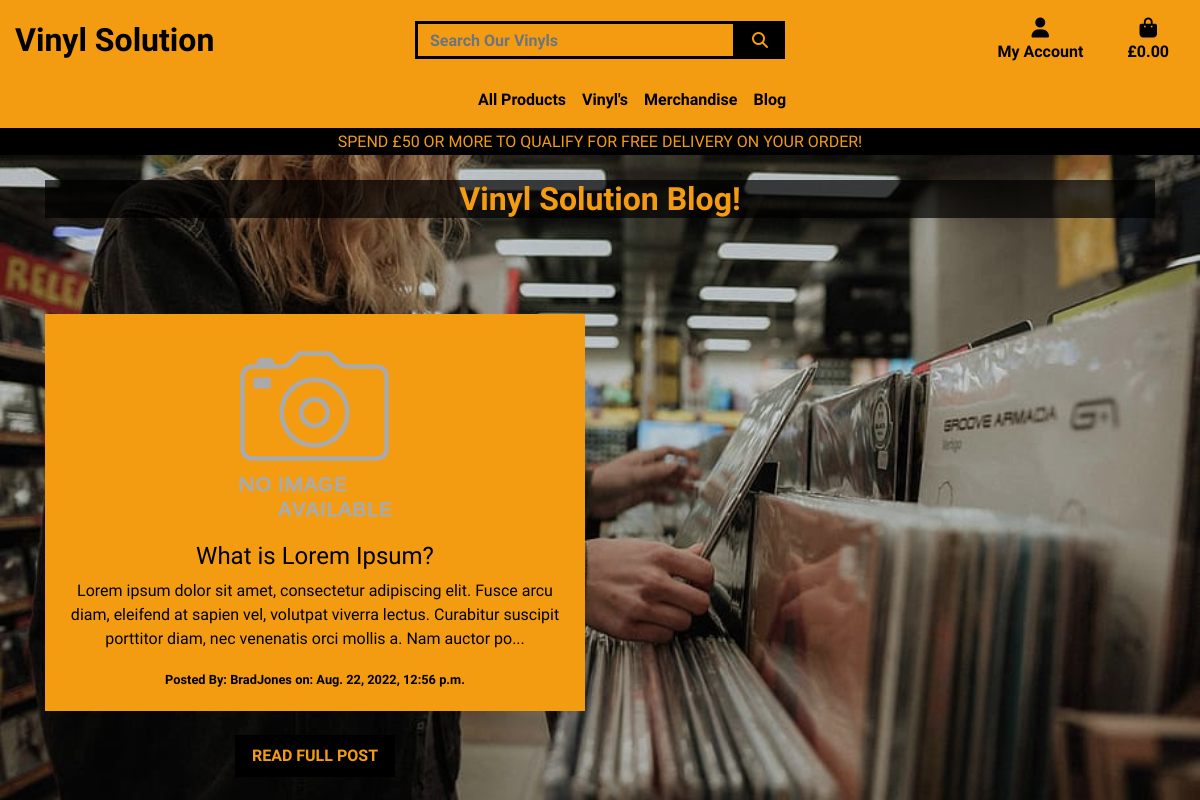
Screenshot of /blog/ with the database file from the repository.
### blog/models.py (models this page shows, shortened)
class BlogPost(models.Model):
    blog_title = models.CharField(max_length=80, null=True, blank=False)
    author = models.ForeignKey(
        User, on_delete=models.CASCADE, null=True, blank=True)
    date_created = models.DateTimeField(
        auto_now_add=True, null=True)
    blog_preview = models.CharField(max_length=254, null=True, blank=True)
    blog_body = models.TextField()
    image = models.ImageField(null=True, blank=True)
    image_url = models.URLField(max_length=1024, null=True, blank=True)
    class Meta:
        ordering = ['-date_created']

### blog/views.py (the view)
# urls.py: path('', views.blog, name='blog'),
def blog(request):
    blogposts = BlogPost.objects.all()
    context = {
        'blogposts': blogposts,
    }
    return render(request, 'blog/blog.html', context)

### bag/contexts.py (called while the page is built, shortened)
def bag_contents(request):
    bag_items = []
    total = 0
    product_count = 0
    bag = request.session.get('bag', {})
    if total < settings.FREE_DELIVERY_THRESHOLD:
        delivery = total * Decimal(settings.STANDARD_DELIVERY_PERCENTAGE / 100)
        free_delivery_delta = settings.FREE_DELIVERY_THRESHOLD - total
    else:
        delivery = 0
        free_delivery_delta = 0
    grand_total = delivery + total
    context = {
        'bag_items': bag_items,
        'total': total,
        'product_count': product_count,
        'delivery': delivery,
        'free_delivery_delta': free_delivery_delta,
        'free_delivery_threshold': settings.FREE_DELIVERY_THRESHOLD,
        'grand_total': grand_total,
    }
    return context

### blog/templates/blog/blog.html (shortened to what this page needs)
{% extends "base.html" %}
{% block page_header %}
<div class="container header-container">
    <div class="row">
        <div class="col mt-3">
            <h2 class="page-header text-center font-weight-bold">Vinyl Solution Blog!</h2>
        </div>
    </div>
</div>
{% endblock %}
{% block content %}
<div class="overlay"></div>
<div class="container mt-3">
    <div class="row">
        {% for blogpost in blogposts %}
            <div class="col-12 col-md-6 mt-5">
                <div class="text-center">
                    <div class="card-body mt-4">
                            {% if blogpost.image %}
                            <a href="{% url 'blog_detail' blogpost.id %}">
                                <img src="{{ blogpost.image.url }}" alt="{{ blogpost.blog_title }}" class="img-fluid">
                            {% else %}
                                <img src="{{ MEDIA_URL }}noimage.png" alt="{{ blogpost.blog_title }}" class="img-fluid">
                            {% endif %}
                            <h4 class="mx-2 my-2">{{ blogpost.blog_title }}</h4>
                            <p class="blog-text">{{blogpost.blog_body|slice:":200" }}...</p>
                            <small class="px-2 text-black font-weight-bold">Posted By: {{ blogpost.author }} <span class="date"> on: {{ blogpost.date_created }}</span></small>
                    </div>
                </div>
                <div class="text-center mt-4 mb-3">
                    <a href="{% url 'blog_detail' blogpost.id %}" class="shopping-button btn btn-lg rounded-0 text-uppercase">Read Full Post</a>
                </div>
            </div>
        {% endfor %}
    </div>
</div>
{% endblock %}

### static/css/base.css (style rules this page uses)
html { height: 100%; }
body { background: url(/media/homepage-img.jpg) no-repeat center center fixed; background-size: cover; height: calc(100vh - 164px); color: #F39C12; font-family: 'Quicksand'; }
.card-body { background-color: #F39C12; color: #000000; }
.overlay { height: 100%; width: 100%; top: 0; left: 0; position: fixed; background: rgba(0, 0, 0, 0.1); z-index: -1; }
::placeholder { color: #000000; font-weight: bolder; }
.blog-text { color: #000000 !important; }
.page-header { background-color: rgba(0, 0, 0, 0.7); }
.shopping-button { background: #000000; color: #f39C12; font-size: medium; font-weight: bold; }
.text-black { color: black !important; }
@media (min-width: 992px) { .header-container { padding-top: 164px; } }

### rows the page displays
BlogPost: blog_title "What is Lorem Ipsum?", blog_body "Lorem ipsum dolor sit amet, consectetur adipiscing elit. Fusce arcu diam, eleifend at sapien vel, volutpat viverra lectus. Curabitur suscipit porttitor diam, nec venenatis orci mollis a. Nam auctor po", author "BradJones", date_created "Aug. 22, 2022, 12:56 p.m."

### other values shown
{{ free_delivery_threshold }} "50"
